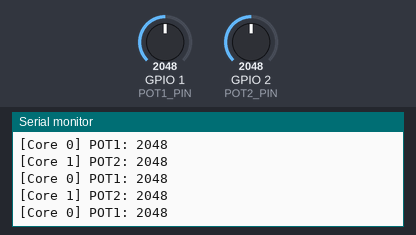
The sketch below on a simulated ESP32-S3. On the bench: the last lines printed to the serial monitor. The test bench sets the inputs (shaded band); at power-on: GPIO 1 (POT1_PIN) = 2048, GPIO 2 (POT2_PIN) = 2048.

Above: at 1.3 s.
1.4 s: GPIO 1 (POT1_PIN) set to 2866
At 1.41 s:
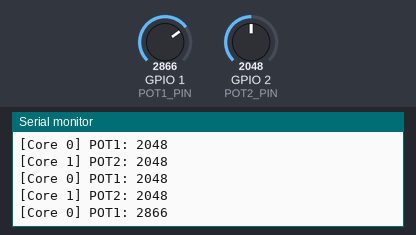
2.9 s: GPIO 2 (POT2_PIN) set to 2866
At 2.91 s:
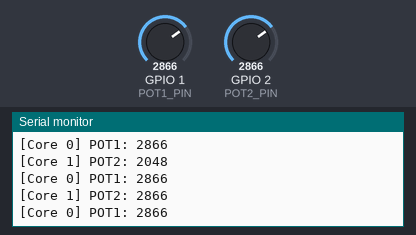
4.4 s: GPIO 1 (POT1_PIN) set to 3603
At 4.42 s:
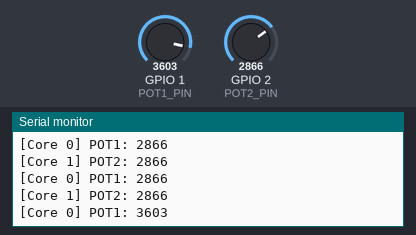
5.9 s: GPIO 2 (POT2_PIN) set to 3603
At 5.92 s:
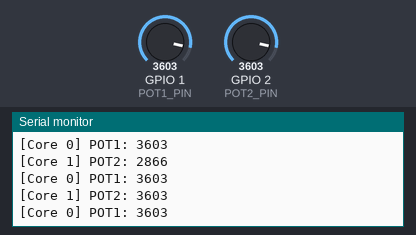
Timing chart, 0 to 8.4 s (numbered marks = the images above; inputs shaded):
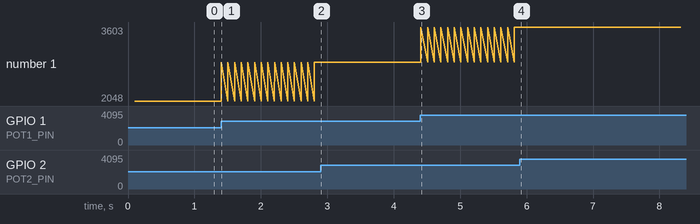

The sketch:

potensio.ino
```cpp
#define POT1_PIN 1  // Potensiometer 1
#define POT2_PIN 2  // Potensiometer 2

void TaskPot1(void *pvParameters) {
  while (1) {
    int value1 = analogRead(POT1_PIN);
    Serial.print("[Core 0] POT1: ");
    Serial.println(value1);
    vTaskDelay(100 / portTICK_PERIOD_MS); // delay 100ms
  }
}

void TaskPot2(void *pvParameters) {
  while (1) {
    int value2 = analogRead(POT2_PIN);
    Serial.print("[Core 1] POT2: ");
    Serial.println(value2);
    vTaskDelay(100 / portTICK_PERIOD_MS); // delay 100ms
  }
}

void setup() {
  Serial.begin(115200);
  delay(100); // beri waktu Serial mulai

  // Task POT1 di Core 0
  xTaskCreatePinnedToCore(TaskPot1, "POT1", 2048, NULL, 1, NULL, 0);

  // Task POT2 di Core 1
  xTaskCreatePinnedToCore(TaskPot2, "POT2", 2048, NULL, 1, NULL, 1);
}

void loop() {
  // Kosong, semua kerja ada di FreeRTOS task
}
```

Measured:
- after the input at 1.4 s, the serial monitor: prints a new line at once (image 1)
- after the input at 2.9 s, the serial monitor: prints a new line at once (image 2)
- after the input at 4.4 s, the serial monitor: prints a new line at once (image 3)
- after the input at 5.9 s, the serial monitor: prints a new line at once (image 4)
- plotted number 1: 2048 → 2866 after the input at 1.4 s, 2866 → 3603 after the input at 4.4 s
